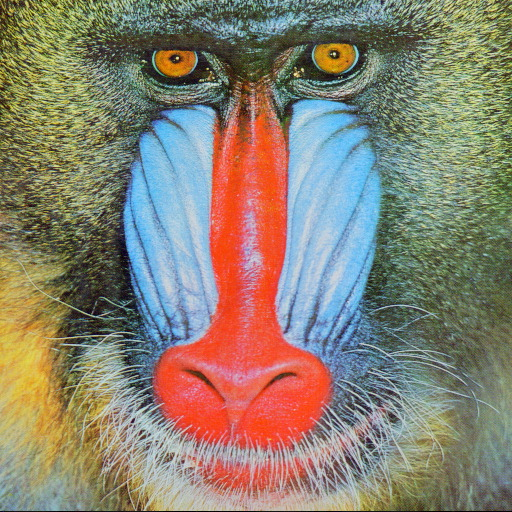
#> input picture assets/images/tobago.jpg, 512 x 512 px
$ jupyter execute '39. GPU Acceleration with cv2.UMat.ipynb'   (older library calls are emulated)
#> lines starting #> are read from the running program, lines starting #| are printed output that depends on the picture
# **GPU Acceleration with cv2.UMat**

## **Objectives:**
1. Turn on OpenCV's Transparent API (`cv2.UMat`) — the same function calls, dispatched to the GPU instead of the CPU, with no algorithm code changed
2. Benchmark it honestly: a single cheap op vs. a multi-step chained pipeline, across a range of image sizes
3. Find the actual crossover point on real hardware, instead of assuming "GPU = faster"

> **Assets.** No new model or sample needed — this one reuses `assets/images/tobago.jpg`, resized to several sizes to sweep the benchmark. The results below are **hardware-specific**: they were measured on whatever OpenCL device this notebook actually ran on (printed in the first code cell) — the *methodology* (measure single-op vs. chained, across sizes, don't assume) is what transfers to other machines, not the exact numbers.

[cell 1]
import cv2
import numpy as np
from matplotlib import pyplot as plt

# Define our imshow function
def imshow(title = "Image", image = None, size = 10):
    w, h = image.shape[0], image.shape[1]
    aspect_ratio = w/h
    plt.figure(figsize=(size * aspect_ratio,size))
    plt.imshow(cv2.cvtColor(image, cv2.COLOR_BGR2RGB))
    plt.title(title)
    plt.show()

## **What `cv2.UMat` actually is**

Every notebook in this series so far has passed a plain `numpy.ndarray` into `cv2.` functions — CPU memory, computed on the CPU. `cv2.UMat` wraps the exact same kind of data behind a handle that *can* live in OpenCL device memory (GPU, or an integrated GPU, or whatever OpenCL device is available), and OpenCV's **Transparent API (T-API)** gives most functions — `GaussianBlur`, `Canny`, `Sobel`, `cvtColor`, dozens more — an OpenCL kernel that fires automatically the moment you hand them a `UMat` instead of an `ndarray`. There is no separate GPU code path to write: `cv2.GaussianBlur(umat, ...)` is the identical call as `cv2.GaussianBlur(mat, ...)`, dispatched differently based purely on the type of what's passed in — which is the whole point of calling it *transparent*.

[cell 2]
print('OpenCL available on this build:', cv2.ocl.haveOpenCL())

cv2.ocl.setUseOpenCL(True)
print('OpenCL enabled:', cv2.ocl.useOpenCL())

device = cv2.ocl.Device_getDefault()
print(f'Device: {device.vendorName()} {device.name()}')
print(f'OpenCL C version: {device.OpenCL_C_Version().strip()}')

## **The catch: dispatch overhead isn't free**

Every `UMat` call has to synchronize with the OpenCL device — on a first use that includes compiling the kernel, and on every call it means a round trip to hand off the work. For a single, already-cheap operation on a small image, that overhead can easily cost more than the CPU would have spent just doing the math itself. The only way to know if a given op/size pays off is to actually measure it — never assume.

[cell 3]
import time

base = cv2.cvtColor(cv2.imread('assets/images/tobago.jpg'), cv2.COLOR_BGR2GRAY)
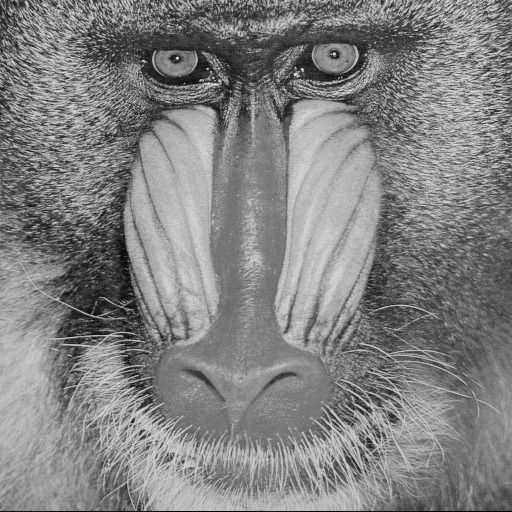
#> base: shape (512, 512); min 0, max 234, mean 129.7

def single_op(m):
    return cv2.GaussianBlur(m, (15, 15), 0)

def timeit(fn, arg, n=10):
    fn(arg)  # warm up (first OpenCL call compiles the kernel — exclude that one-time cost)
    t0 = time.perf_counter()
    for _ in range(n):
        fn(arg)
    return (time.perf_counter() - t0) / n * 1000  # ms/call

sizes = [128, 256, 512, 1024, 2048, 4096]
single_cpu, single_gpu = [], []
for s in sizes:
    resized = cv2.resize(base, (s, s))
    cv2.ocl.setUseOpenCL(False)
    single_cpu.append(timeit(single_op, resized))
    cv2.ocl.setUseOpenCL(True)
    single_gpu.append(timeit(single_op, cv2.UMat(resized)))
    print(f'{s:5d}x{s:<5d}  CPU={single_cpu[-1]:7.3f}ms  UMat={single_gpu[-1]:7.3f}ms  speedup={single_cpu[-1]/single_gpu[-1]:.2f}x')
#> this loop made 6 passes
#|   128x128    CPU=  0.160ms  UMat=  0.148ms  speedup=1.08x
#|   256x256    CPU=  0.335ms  UMat=  0.333ms  speedup=1.01x
#|   512x512    CPU=  0.961ms  UMat=  1.215ms  speedup=0.79x
#|  1024x1024   CPU=  2.615ms  UMat=  2.609ms  speedup=1.00x
#|  2048x2048   CPU=  9.409ms  UMat=  9.232ms  speedup=1.02x
#|  4096x4096   CPU= 35.226ms  UMat= 35.483ms  speedup=0.99x
#> pass 1, `resized = cv2.resize(base, (s, s))`:
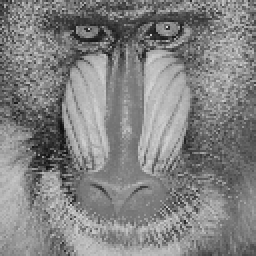
#> resized: shape (128, 128) (shown 2 times larger); min 13, max 217, mean 129.9
#> pass 2, `resized = cv2.resize(base, (s, s))`:
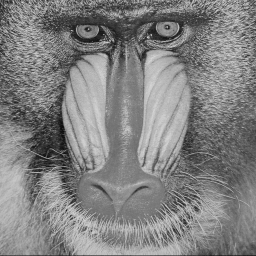
#> resized: shape (256, 256); min 12, max 214, mean 129.8
#> after the loop, single_cpu = [0.16, 0.335, 0.961, 2.61, 9.41, 35.23]; single_gpu = [0.148, 0.333, 1.22, 2.61, 9.23, 35.48]

## **Now a chained pipeline instead of one call**

The Transparent API's real selling point isn't any single operation — it's a *pipeline*. Chain several `UMat`-in, `UMat`-out calls together and the data never leaves device memory between steps; the (relatively fixed) cost of getting onto the device is paid once and amortized across every operation in the chain, instead of once per operation the way the single-op benchmark above pays it.

[cell 4]
def pipeline(m):
    x = cv2.GaussianBlur(m, (15, 15), 0)
    x = cv2.Sobel(x, cv2.CV_32F, 1, 1, ksize=5)
    x = cv2.convertScaleAbs(x)
    x = cv2.equalizeHist(x)
    return x

chain_cpu, chain_gpu = [], []
for s in sizes:
    resized = cv2.resize(base, (s, s))
    cv2.ocl.setUseOpenCL(False)
    chain_cpu.append(timeit(pipeline, resized))
    cv2.ocl.setUseOpenCL(True)
    chain_gpu.append(timeit(pipeline, cv2.UMat(resized)))
    print(f'{s:5d}x{s:<5d}  CPU={chain_cpu[-1]:7.3f}ms  UMat={chain_gpu[-1]:7.3f}ms  speedup={chain_cpu[-1]/chain_gpu[-1]:.2f}x')
#> this loop made 6 passes
#|   128x128    CPU=  0.246ms  UMat=  0.241ms  speedup=1.02x
#|   256x256    CPU=  0.523ms  UMat=  0.509ms  speedup=1.03x
#|   512x512    CPU=  1.364ms  UMat=  1.422ms  speedup=0.96x
#|  1024x1024   CPU=  4.567ms  UMat=  4.565ms  speedup=1.00x
#|  2048x2048   CPU= 17.765ms  UMat= 17.938ms  speedup=0.99x
#|  4096x4096   CPU=100.017ms  UMat=157.135ms  speedup=0.64x
#> pass 1, in pipeline, `x = cv2.GaussianBlur(m, (15, 15), 0)`:
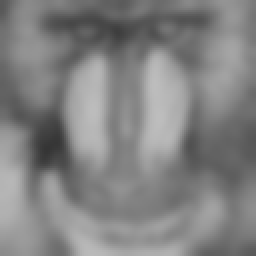
#> x: shape (128, 128) (shown 2 times larger); min 53, max 189, mean 130
#> pass 1, in pipeline, `x = cv2.Sobel(x, cv2.CV_32F, 1, 1, ksize=5)`:
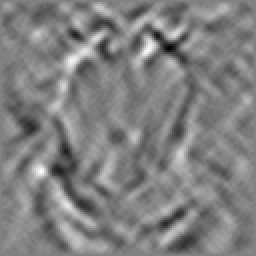
#> x: shape (128, 128) float32 (shown 2 times larger); min -124, max 121, mean -0.3; drawn with min black and max white
#> pass 1, in pipeline, `x = cv2.convertScaleAbs(x)`:
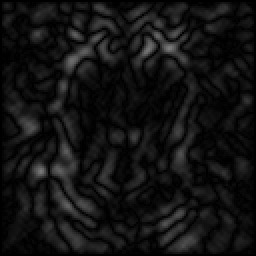
#> x: shape (128, 128) (shown 2 times larger); min 0, max 124, mean 18.4
#> pass 1, in pipeline, `x = cv2.equalizeHist(x)`:
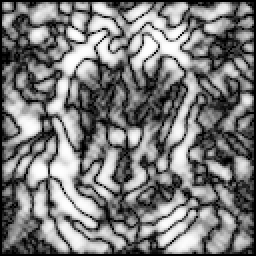
#> x: shape (128, 128) (shown 2 times larger); min 0, max 255, mean 123.7
#> after the loop, chain_cpu = [0.246, 0.523, 1.36, 4.57, 17.77, 100]; chain_gpu = [0.241, 0.509, 1.42, 4.57, 17.94, 157.1]

[cell 5]
fig, ax = plt.subplots(figsize=(8, 5))
single_speedup = [c / g for c, g in zip(single_cpu, single_gpu)]
#> single_speedup = [1.08, 1.01, 0.791, 1, 1.02, 0.993]
chain_speedup = [c / g for c, g in zip(chain_cpu, chain_gpu)]
#> chain_speedup = [1.02, 1.03, 0.959, 1, 0.99, 0.636]
ax.plot(sizes, single_speedup, 'o-', label='Single op (GaussianBlur)')
ax.plot(sizes, chain_speedup, 's-', label='Chained pipeline (4 ops)')
ax.axhline(1.0, color='gray', linestyle='--', linewidth=1, label='break-even')
ax.set_xscale('log', base=2)
ax.set_xticks(sizes)
ax.set_xticklabels(sizes)
ax.set_xlabel('Image size (px, square)')
ax.set_ylabel('Speedup (CPU time / UMat time)')
ax.set_title('UMat speedup vs. image size — single op vs. chained pipeline')
ax.legend()
ax.grid(alpha=0.3)
plt.show()
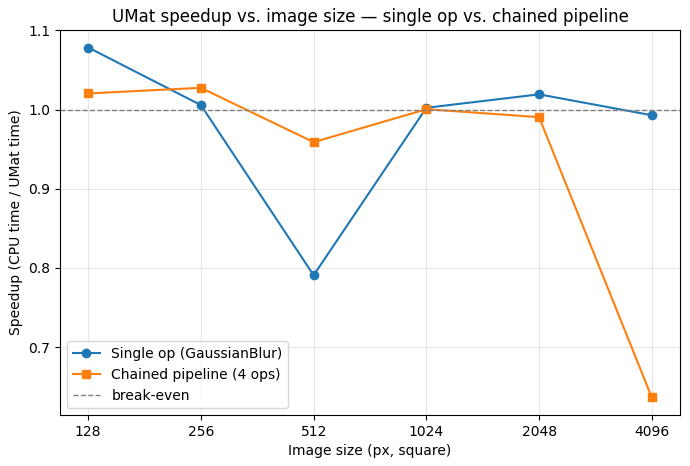
#> figure drawn by matplotlib, 1 panel

$ run again, with assets/images/LP.jpg copied over assets/images/tobago.jpg
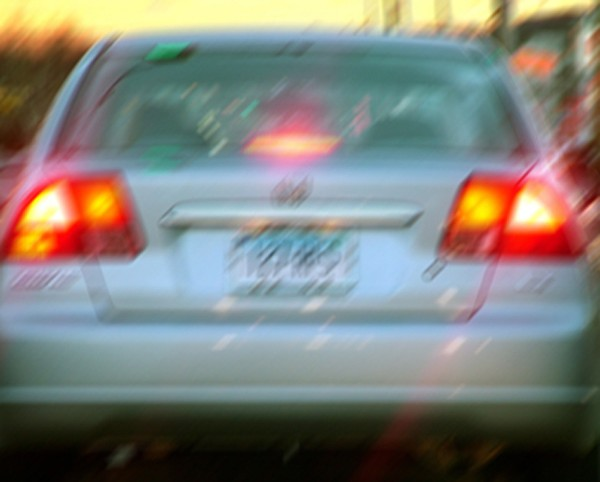
#> input picture assets/images/LP.jpg, 600 x 482 px
#> the loop `for s in sizes:` made 6 passes
#|   128x128    CPU=  0.185ms  UMat=  0.169ms  speedup=1.10x
#|   256x256    CPU=  0.357ms  UMat=  0.359ms  speedup=0.99x
#|   512x512    CPU=  0.934ms  UMat=  0.950ms  speedup=0.98x
#|  1024x1024   CPU=  2.674ms  UMat=  2.670ms  speedup=1.00x
#|  2048x2048   CPU=  9.804ms  UMat=  9.891ms  speedup=0.99x
#> (further printed lines are left out)
#> after the loop `for s in sizes:`: single_cpu = [0.185, 0.357, 0.934, 2.67, 9.8, 34.56]; single_gpu = [0.169, 0.359, 0.95, 2.67, 9.89, 33.69]
#> the loop `for s in sizes:` made 6 passes
#|   128x128    CPU=  0.240ms  UMat=  0.234ms  speedup=1.03x
#|   256x256    CPU=  0.492ms  UMat=  0.516ms  speedup=0.95x
#|   512x512    CPU=  1.368ms  UMat=  1.382ms  speedup=0.99x
#|  1024x1024   CPU=  4.591ms  UMat=  4.576ms  speedup=1.00x
#|  2048x2048   CPU= 17.880ms  UMat= 16.962ms  speedup=1.05x
#> (further printed lines are left out)
#> pass 1, in pipeline, `x = cv2.equalizeHist(x)`:
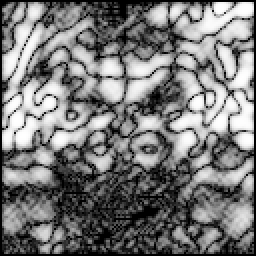
#> x: shape (128, 128) (shown 2 times larger); min 0, max 255, mean 121.5
#> after the loop `for s in sizes:`: chain_cpu = [0.24, 0.492, 1.37, 4.59, 17.88, 91.48]; chain_gpu = [0.234, 0.516, 1.38, 4.58, 16.96, 142.2]
#> single_speedup = [1.1, 0.993, 0.983, 1, 0.991, 1.03]
#> chain_speedup = [1.03, 0.953, 0.99, 1, 1.05, 0.643]
#> `plt.show()`:
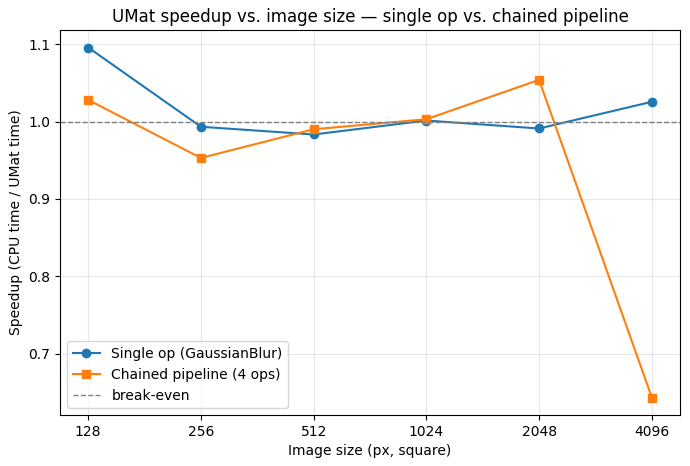
#> figure drawn by matplotlib, 1 panel
